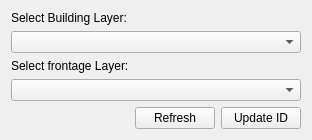
          <widget class="QWidget" name="tab_10">
           <attribute name="title">
            <string>Link Building/Frontage IDs</string>
           </attribute>
           <layout class="QGridLayout" name="gridLayout_8">
            <item row="3" column="0" colspan="3">
             <widget class="QComboBox" name="comboBox_4"/>
            </item>
            <item row="1" column="0" colspan="3">
             <widget class="QComboBox" name="comboBox_3"/>
            </item>
            <item row="4" column="1">
             <widget class="QPushButton" name="pushButton_F2">
              <property name="sizePolicy">
               <sizepolicy hsizetype="Maximum" vsizetype="Fixed">
                <horstretch>0</horstretch>
                <verstretch>0</verstretch>
               </sizepolicy>
              </property>
              <property name="text">
               <string>Refresh</string>
              </property>
             </widget>
            </item>
            <item row="4" column="2">
             <widget class="QPushButton" name="pushButton_F1">
              <property name="sizePolicy">
               <sizepolicy hsizetype="Maximum" vsizetype="Fixed">
                <horstretch>0</horstretch>
                <verstretch>0</verstretch>
               </sizepolicy>
              </property>
              <property name="text">
               <string>Update ID</string>
              </property>
             </widget>
            </item>
            <item row="2" column="0">
             <widget class="QLabel" name="label_25">
              <property name="text">
               <string>Select frontage Layer:</string>
              </property>
             </widget>
            </item>
            <item row="0" column="0">
             <widget class="QLabel" name="label_24">
              <property name="text">
               <string>Select Building Layer:</string>
              </property>
             </widget>
            </item>
           </layout>
          </widget>
